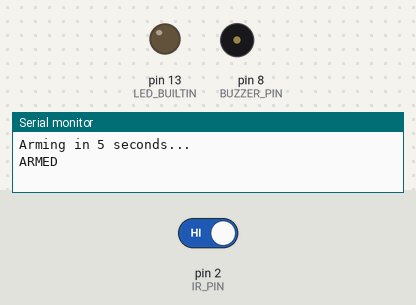
The sketch below on a simulated Arduino Uno, built with avr-gcc and run on an emulated ATmega328P. Parts: output pins drawn as LEDs (lit = HIGH), buzzer (waves = sounding), the last lines printed to the serial monitor. Inputs (shaded band) come from the test bench; at power-on: pin 2 (IR_PIN) HIGH.

Above: at 6.2 s.
6.3 s: pin 2 (IR_PIN) driven LOW
At 7.3 s:
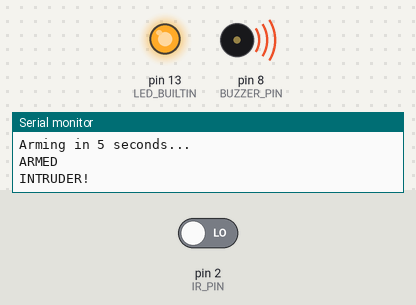
9.3 s: pin 2 (IR_PIN) driven HIGH
At 11.0 s:
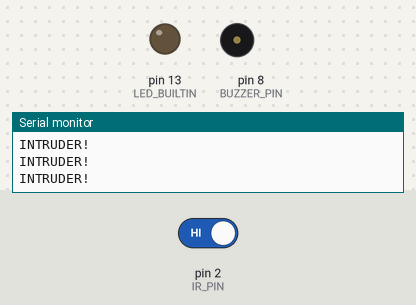
Timing chart, 0 to 12.5 s (numbered marks = the images above; inputs shaded):
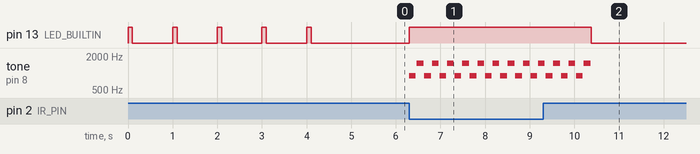

Measured:
- after the input at 6.3 s, pin 13 (LED_BUILTIN): LOW → HIGH at once; tone on pin 8 (BUZZER_PIN): silent → 900 Hz at once, then repeats every 0.34 s: silent 0.02 s, 1500 Hz 0.15 s, silent 0.02 s, 900 Hz 0.15 s
- after the input at 9.3 s, pin 13 (LED_BUILTIN): HIGH → LOW after 1.1 s

The sketch:

p06_burglar_alarm.ino
```cpp
// Project 6: Burglar alarm
// IR sensor OUT on D2, buzzer on D8 (long leg to the signal pin).
// Most IR obstacle modules pull the pin LOW when something is in front of them.
// If yours does the opposite, change SEES_THING to HIGH.
//
// You get 5 seconds after power-up to put the sensor in place.

const int IR_PIN = 2;
const int BUZZER_PIN = 8;
const int SEES_THING = LOW;
const int ARMING_SECONDS = 5;
const bool ACTIVE_BUZZER = false;

void siren() {
  for (int i = 0; i < 4; i++) {
    if (ACTIVE_BUZZER) {
      digitalWrite(BUZZER_PIN, HIGH);
      delay(150);
      digitalWrite(BUZZER_PIN, LOW);
      delay(100);
    } else {
      tone(BUZZER_PIN, 900, 150);
      delay(170);
      tone(BUZZER_PIN, 1500, 150);
      delay(170);
    }
  }
  noTone(BUZZER_PIN);
  digitalWrite(BUZZER_PIN, LOW);
}

void setup() {
  pinMode(IR_PIN, INPUT);
  pinMode(BUZZER_PIN, OUTPUT);
  pinMode(LED_BUILTIN, OUTPUT);
  Serial.begin(9600);
  Serial.print("Arming in ");
  Serial.print(ARMING_SECONDS);
  Serial.println(" seconds...");
  for (int s = ARMING_SECONDS; s > 0; s--) {
    digitalWrite(LED_BUILTIN, HIGH);
    delay(100);
    digitalWrite(LED_BUILTIN, LOW);
    delay(900);
  }
  Serial.println("ARMED");
}

void loop() {
  if (digitalRead(IR_PIN) == SEES_THING) {
    Serial.println("INTRUDER!");
    digitalWrite(LED_BUILTIN, HIGH);
    siren();
    digitalWrite(LED_BUILTIN, LOW);
  }
}
```
